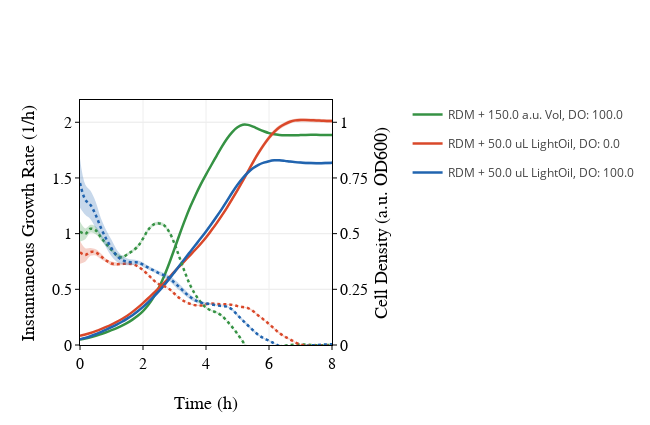
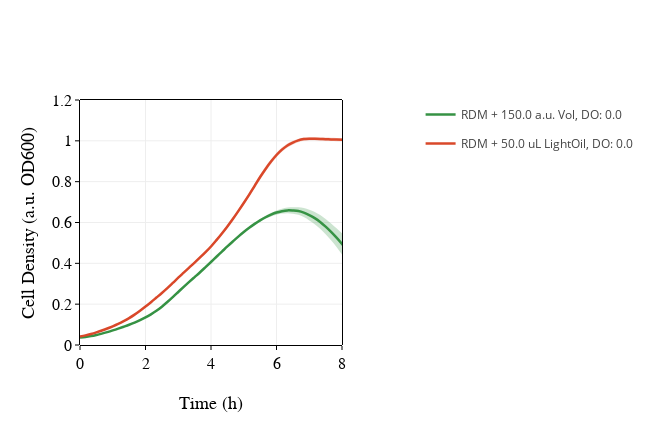

These figures' notebook cell, in order:
### Code cell
pts_per_hour = 9
feature=None

layout = go.Layout(height=425, width=650, legend_x= 1.3,

                   xaxis=dict(title='Time (h)',
                              titlefont=dict(family='Arial', size=18, color='black'),
                              showline=True, linewidth=1, linecolor='black', mirror=True, side='bottom',
                              ticks='outside', ticklen=4, tickangle=0, nticks=8,
                              tickfont=dict(size=16, family='Arial', color='black'), tickcolor='black',
                              showgrid=True,zeroline=False,range=(0,8)),

                   yaxis2=dict(title='Cell Density (a.u. OD600)',
                              titlefont=dict(family='Arial', size=18, color='black'),
                              showline=True, linewidth=1, linecolor='black', mirror=True,
                              ticks='outside', ticklen=4, tickangle=0, range=(0,1.1), tickvals=(0,0.25,0.5,0.75,1,1.25),
                              tickfont=dict(family='Arial',size=16, color='black'), tickcolor='black', 
                              showgrid=True,zeroline=False,anchor='x',side='right'),
                  
                  yaxis=dict(title='Instantaneous Growth Rate (1/h)',
                            titlefont=dict(family='Arial', size=18, color='black'),

                              anchor='x', side='left', showgrid=True, zeroline=False,
                            tickfont=dict(family='Arial',size=16, color='black'), tickcolor='black', 

                              range=(0, 2.2),showline=True, linewidth=1, linecolor='black', mirror=True,
                              ticks='outside', ticklen=4, tickangle=0, overlaying='y2'))


rep_list = [replicate for replicate in expt_aer.replicate_trials if
            str(replicate.trial_identifier.strain.parent) == 'Δ(adh,pta)-D1' and  
            list(replicate.trial_identifier.media.components.values())[0].concentration!=200 and
            'HeavyOil' not in str(replicate.trial_identifier.media.components)]

rep_list = rep_list + [replicate for replicate in expt_anaer.replicate_trials if
            str(replicate.trial_identifier.strain.parent) == 'Δ(adh,pta)-D1' and 
                      'Vol' not in str(replicate.trial_identifier.media.components) and
                      'HeavyOil' not in str(replicate.trial_identifier.media.components)]

rep_list = sorted(rep_list, key=lambda rep: str(rep.trial_identifier))

tracelist = growth_plot(replicate_trials=rep_list,
                                pts_per_hour=pts_per_hour,
                                plot_start=0, plot_end=51)
if tracelist:
    fig = go.Figure(data=tracelist, layout=layout)
    plot(fig)
    #pio.write_image(fig,"Figures/si_fig_3_d1_1.svg",format='svg')

    
feature=None
layout = go.Layout(height=425, width=650, legend=dict(x= 1.3),

                   xaxis=dict(title='Time (h)',
                              titlefont=dict(family='Arial', size=18, color='black'),
                              showline=True, linewidth=1, linecolor='black', mirror=True, side='bottom',
                              ticks='outside', ticklen=4, tickangle=0, nticks=8,
                              tickfont=dict(size=16, family='Arial', color='black'), tickcolor='black',
                              showgrid=True,zeroline=False,range=(0,8)),

                   yaxis2=dict(title='Cell Density (a.u. OD600)',
                              titlefont=dict(family='Arial', size=18, color='black'),
                              showline=True, linewidth=1, linecolor='black', mirror=True,
                              ticks='outside', ticklen=4, tickangle=0, range=(0,1.2),
                              tickfont=dict(family='Arial',size=16, color='black'), tickcolor='black', 
                              showgrid=True,zeroline=False,anchor='x',side='left'),
                  
                  yaxis=dict(title='Instantaneous Growth Rate (1/h)',
                            titlefont=dict(family='Arial', size=18, color='black'),
                             visible=False,
                             anchor='x', side='right', showgrid=False, zeroline=False,
                             tickfont=dict(family='Arial',size=16, color='black'), tickcolor='black', 
                              range=(0, 2.2),showline=True, linewidth=1, linecolor='black', mirror=True,
                              ticks='outside', ticklen=4, tickangle=0))

rep_list = [replicate for replicate in expt_anaer.replicate_trials if
            str(replicate.trial_identifier.strain.parent) == 'Δ(adh,pta)-D1' and 
                      list(replicate.trial_identifier.media.components.values())[0].concentration!=200 and
                      'HeavyOil' not in str(replicate.trial_identifier.media.components)]

rep_list = sorted(rep_list, key=lambda rep: str(rep.trial_identifier))

tracelist = growth_plot(replicate_trials=rep_list,
                                pts_per_hour=pts_per_hour,
                                plot_start=0, plot_end=51)
if tracelist:
    fig = go.Figure(data=tracelist, layout=layout)
    fig.update()
    plot(fig)
    #pio.write_image(fig,"Figures/si_fig_3_d1_2.svg",format='svg')
